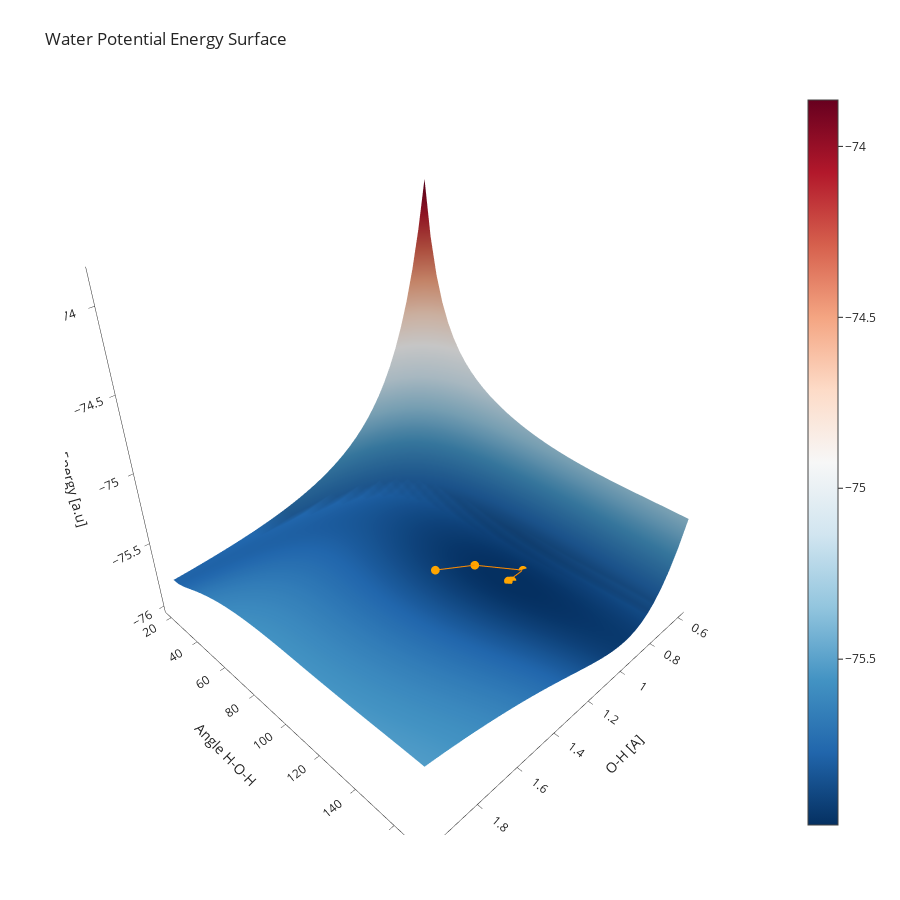

Notebook source saved alongside this figure:
### Code cell
fig = go.Figure(data=[go.Surface(z=e2, x=distances, y=angles, colorscale='RdBu',reversescale=True)  
                     ])
fig.add_scatter3d(z=geo_opt_energies, x=h2o_angles_dist[:,1], y=h2o_angles_dist[:,0],mode='markers+lines', marker=dict(
        size=3,
        color='orange',
        
        opacity=1
    ),
                   line=dict(
        color='darkorange',
        width=2
    )
                 )

fig.update_layout(title='Water Potential Energy Surface', autosize=False,
                  template='simple_white',
                  width=900, height=900,
                  scene = dict(
                   xaxis_title="O-H [A]",
                  yaxis_title="Angle H-O-H",
                    zaxis_title='Energy [a.u]',
                  xaxis_showspikes=False,
                yaxis_showspikes=False),
                  
                  #zaxis_title="Energy",
                  margin=dict(l=65, r=50, b=65, t=90))
fig.show()
fig.write_html('water_pes_6-31G.html', include_mathjax='cdn')

### Figure 1 — Plotly figure (JSON) as saved in the notebook; plotly's stock layout.template omitted (floating-point values rounded to 4 significant figures; data arrays with more than 128 entries replaced by an {"elided": "..."} marker saying what was removed)
{"data": [{"colorscale": [[0, "rgb(103,0,31)"], [0.1, "rgb(178,24,43)"], [0.2, "rgb(214,96,77)"], [0.3, "rgb(244,165,130)"], [0.4, "rgb(253,219,199)"], [0.5, "rgb(247,247,247)"], [0.6, "rgb(209,229,240)"], [0.7, "rgb(146,197,222)"], [0.8, "rgb(67,147,195)"], [0.9, "rgb(33,102,172)"], [1, "rgb(5,48,97)"]], "reversescale": true, "type": "surface", "x": [0.6, 0.6359, 0.6718, 0.7077, 0.7436, 0.7795, 0.8154, 0.8513, 0.8872, 0.9231, 0.959, 0.9949, 1.031, 1.067, 1.103, 1.138, 1.174, 1.21, 1.246, 1.282, 1.318, 1.354, 1.39, 1.426, 1.462, 1.497, 1.533, 1.569, 1.605, 1.641, 1.677, 1.713, 1.749, 1.785, 1.821, 1.856, 1.892, 1.928, 1.964, 2], "y": [20, 23.85, 27.69, 31.54, 35.38, 39.23, 43.08, 46.92, 50.77, 54.62, 58.46, 62.31, 66.15, 70, 73.85, 77.69, 81.54, 85.38, 89.23, 93.08, 96.92, 100.8, 104.6, 108.5, 112.3, 116.2, 120, 123.8, 127.7, 131.5, 135.4, 139.2, 143.1, 146.9, 150.8, 154.6, 158.5, 162.3, 166.2, 170], "z": {"elided": "40x40 float values"}}, {"line": {"color": "darkorange", "width": 2}, "marker": {"color": "orange", "opacity": 1, "size": 3}, "mode": "markers+lines", "type": "scatter3d", "x": [1.213, 1.03, 0.8709, 0.9654, 0.9458, 0.9486, 0.9497, 0.9497], "y": [92.26, 97.58, 111.6, 111.7, 112.1, 111.7, 111.6, 111.6], "z": [-75.81, -75.9, -75.97, -75.97, -75.98, -75.99, -75.99, -75.99]}], "layout": {"autosize": false, "height": 900, "margin": {"b": 65, "l": 65, "r": 50, "t": 90}, "scene": {"xaxis": {"showspikes": false, "title": {"text": "O-H [A]"}}, "yaxis": {"showspikes": false, "title": {"text": "Angle H-O-H"}}, "zaxis": {"title": {"text": "Energy [a.u]"}}}, "title": {"text": "Water Potential Energy Surface"}, "width": 900}}
